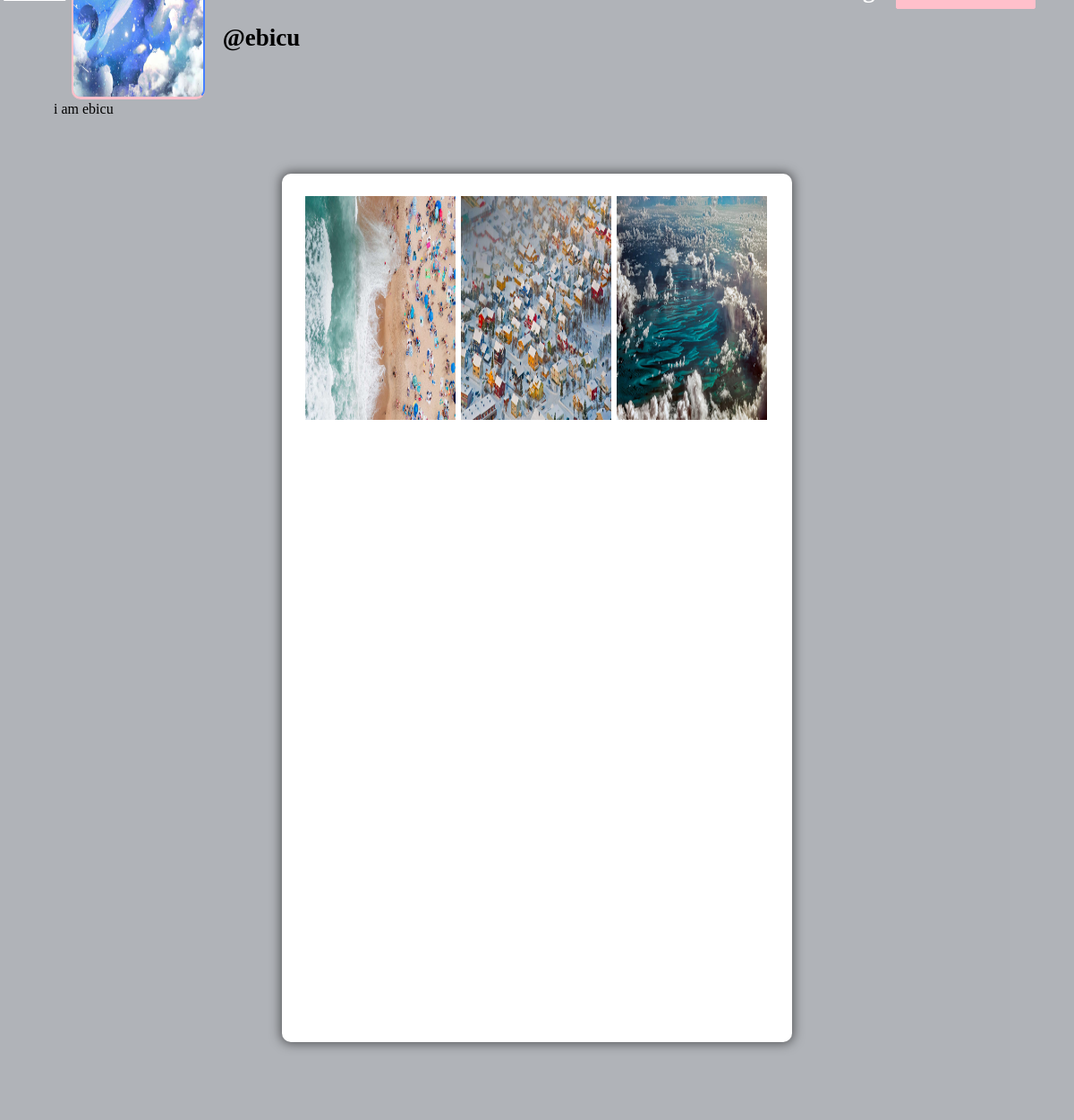
/profile/ebicu (signed in), run on the app's committed database.
### core/models.py (models this page shows, shortened)
class Profile(models.Model):
    user = models.ForeignKey(User, on_delete=models.CASCADE)
    id_user = models.IntegerField()
    bio = models.TextField(blank=True)
    profileimg = models.ImageField(upload_to='profile_images', default='blank-profile-picture.png')
    location = models.CharField(max_length=100, blank=True)

class Post(models.Model):
    id = models.UUIDField(primary_key=True, default=uuid.uuid4)
    user = models.CharField(max_length=100)
    image = models.ImageField(upload_to='post_images')
    caption = models.TextField()
    created_at = models.DateTimeField(default=datetime.now)
    no_of_likes = models.IntegerField(default=0)

### core/views.py (the view)
# urls.py: path('profile/<str:pk>', views.profile, name='profile'),
@login_required(login_url='signin')
def profile(request, pk):
    user_object=User.objects.get(username=pk)
    user_profile = Profile.objects.get(user=user_object)
    user_posts = Post.objects.filter(user=pk)
    user_posts_length = len(user_posts)
    follower = request.user.username
    user = pk
    if FollowersCount.objects.filter(follower=follower, user=user).first():
        button_text = 'Unfollow'
    else:
        button_text = "Follow"
    user_followers = len(FollowersCount.objects.filter(user=pk))
    user_following = len(FollowersCount.objects.filter(follower=pk))
    context = {
        'user_object': user_object,
        'user_profile': user_profile,
        'user_posts': user_posts,
        'user_posts_length': user_posts_length,
        'button_text': button_text,
        'user_followers': user_followers,
        'user_following': user_following,
    }
    return render(request, 'profile.html', context)

### templates/profile.html (shortened to what this page needs)
{% load static %}
<!DOCTYPE html>
<html lang="en">
<head>
    <link rel="stylesheet" href="{% static 'css/main.min.css' %}">
    <link rel="stylesheet" href="{% static 'css/style.css' %}">
    <link rel="stylesheet" href="{% static 'css/color.css' %}">
    <link rel="stylesheet" href="{% static 'css/responsive.css' %}">
</head>
<body>
	<section>
			<div class="feature-photo">
				<figure><img src="{% static 'images/resources/timeline-1.jpg' %}" alt=""></figure>
				<form action="/follow" method="POST">
					<div class="add-btn">
                    {% if user_object.username == user.username %}
					<a href="/settings" data-ripple=""><button style="background-color: #ffc0cb; border: #ffc0cb;">Account Settings</button></a>
                    {% else %}
					<a data-ripple=""><button type="submit" style="background-color: #ffc0cb; border: #ffc0cb;">{{ button_text }}</button></a>
					{% endif %}
					</div>
				</form>
				<div class="container-fluid">
					<div class="row merged">
						<div class="col-lg-2 col-sm-3">
							<div class="user-avatar">
								<figure>
									<img src="{{user_profile.profileimg.url}}" style="height: 250px; width: 100%;" alt="">
								</figure>
							</div>
						</div>
						<div class="col-lg-10 col-sm-9">
							<div class="timeline-info">
								<ul>
									<li class="admin-name">
									  <h5 style="color: black;white-space: nowrap; width: 110px; font-size: 27px;"><b>@{{user_profile.user}}</b></h5>
									</li>
								</ul>
							</div>
						</div>
					</div>
				</div>
			</div>
		</section>
		<section>
			<div class="bio">
				{{user_profile.bio}}
			</div>
		</section>
	<section>
		<div class="gap gray-bg">
			<div class="container-fluid">
				<div class="row">
					<div class="col-lg-12">
						<div class="row" id="page-contents">
							<div class="col-lg-3">
								<aside class="sidebar static">
								</aside>
							</div>
							<div class="col-lg-6">
								<div class="central-meta">
									<ul class="photos">
                                        {% for post in user_posts %}
										<li>
											<a class="strip" href="{{post.image.url}}" title="" data-strip-group="mygroup" data-strip-group-options="loop: false">
												<img src="{{post.image.url}}" style="height: 250px; width: 300px;" alt=""></a>
										</li>
										{% endfor %}
									</ul>
								</div>
							</div>
							<div class="col-lg-3">
								<aside class="sidebar static">
								</aside>
							</div>
						</div>
					</div>
				</div>
			</div>
		</div>
	</section>
</body>
</html>

### static/css/color.css (style rules this page uses)
#nprogress .bar, .timeline-info > ul li a::before, .add-btn > a, .activitiez > li::before, form button, .colla-apps > li a:hover, a.underline:before, .setting-row input:checked + label, .user-avatar:hover .edit-phto, .error-meta > a, .color-bg, .add-butn, .nav.nav-tabs.likes-btn > li a.active, a.dislike-btn, .drop > a:hover, .btn-view.btn-load-more:hover, .accordion .card h5 button[aria-expanded="true"], .chat-head, .f-page > figure em, .inbox-panel-head > ul > li > a, .nav-tabs--left .nav-link.active, .nav-tabs--left .nav-link.active:hover, footer .widget-title h4::before, #topcontrol, .sidebar .widget-title::before, .f-title::before, .g-post-classic > figure > i::after, .purify > a, .help-list > a:hover, .open-position::before, .info > a, .category-box:hover, .category-box.selected, a.main-btn, .section-heading::before, .getquot-baner, .more-branches > h4::before, .is-helpful > a, .cart-optionz > li > a:hover, .paginationz > li a:hover, .paginationz > li a.active, .shopping-cart, a.btn2:hover, .form-submit > input[type="submit"], button.submit-checkout, .delete-cart:hover, .proceed .button, .amount-area .update-cart, a.addnewforum, .apply-bttons > a { background: orange; }

### static/css/responsive.css (style rules this page uses)
@media screen and (max-width: 1281px) and (min-width: 1024px) { .photos > li { min-width: 32.2%; width: 32.2%; } }
@media screen and (max-width: 1281px) and (min-width: 1024px) { .timeline-info { line-height: 51px; } }
@media screen and (max-width: 1281px) and (min-width: 1024px) { .timeline-info .admin-name > h5 { font-size: 20px; } }
@media screen and (max-width: 1281px) and (min-width: 1024px) { .user-avatar { width: 80.2% } }

### data on the page
Profile: profileimg (picture), user "ebicu", bio "i am ebicu"
Post: image (picture)
Post: image (picture)
Post: image (picture)
